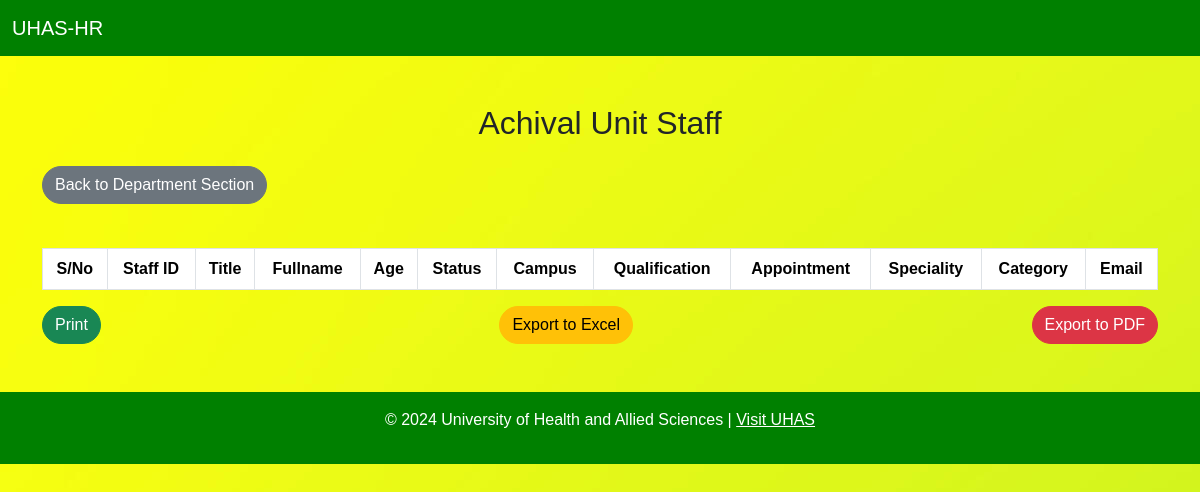
The page /departments.php?department=Achival+Unit on the database as committed earlier.
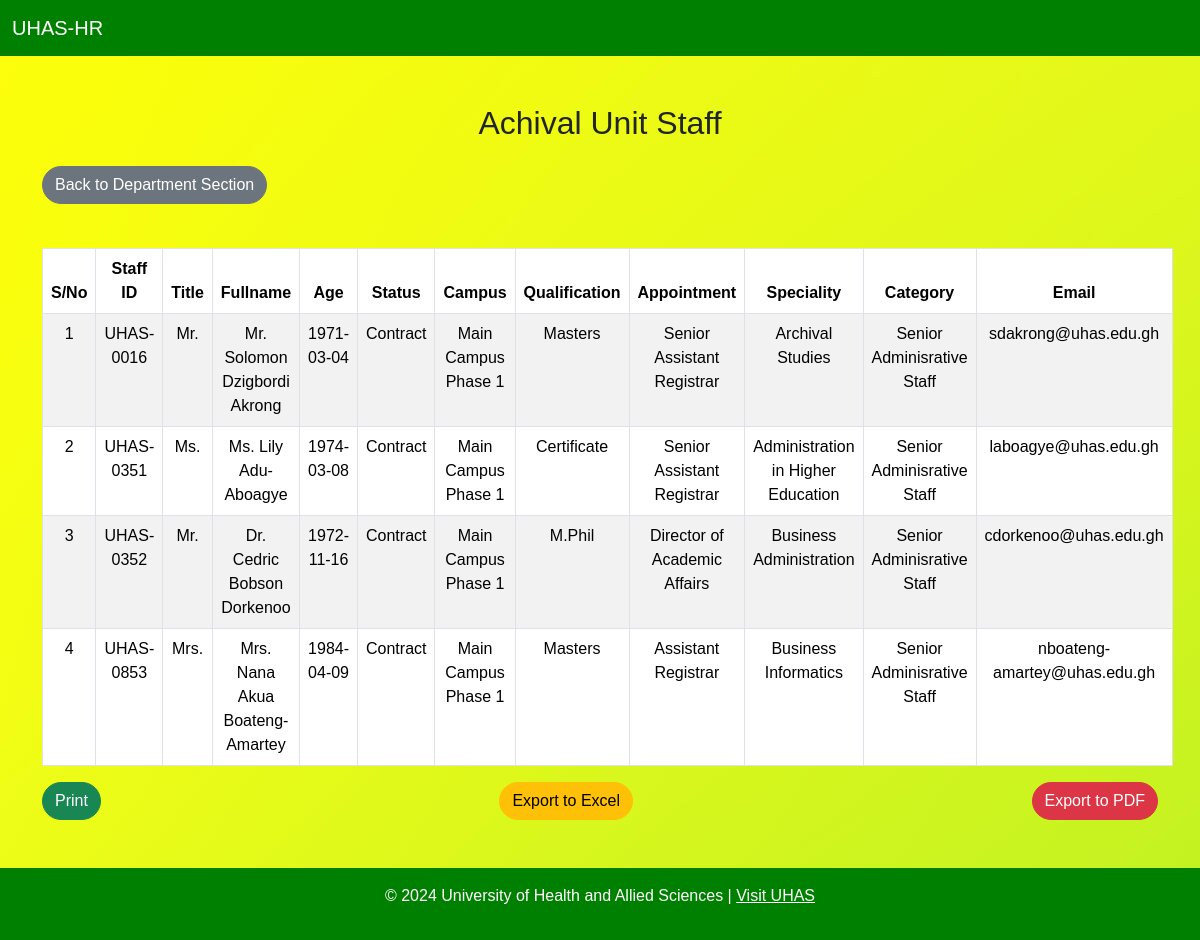
The same page on the database as committed later.
### tables this page shows
CREATE TABLE `staff` (
  `id` int(11) NOT NULL,
  `staff_id` varchar(11) NOT NULL,
  `controller_no` varchar(50) NOT NULL,
  `ghanacard_no` text NOT NULL,
  `duty_status` varchar(50) NOT NULL,
  `status` varchar(50) DEFAULT NULL,
  `from_date` date DEFAULT NULL,
  `to_date` date DEFAULT NULL,
  `first_name` varchar(100) DEFAULT NULL,
  `middle_name` varchar(100) DEFAULT NULL,
  `last_name` varchar(100) DEFAULT NULL,
  `title` text DEFAULT NULL,
  `full_name` varchar(255) DEFAULT NULL,
  `designation` text NOT NULL,
  `employee_status` text NOT NULL,
  `date_on_present_grade` date DEFAULT NULL,
  `present_appointment` varchar(255) DEFAULT NULL,
  `dob` date DEFAULT NULL,
  `marital_status` varchar(20) DEFAULT NULL,
  `gender` varchar(10) DEFAULT NULL,
  `hometown` varchar(100) DEFAULT NULL,
  `qualifications` text DEFAULT NULL,
  `details_of_highest_qualification` text DEFAULT NULL,
  `highest_qualification` varchar(100) DEFAULT NULL,
  `speciality` varchar(100) DEFAULT NULL,
  `first_appointment` date DEFAULT NULL,
  `date_hired` date DEFAULT NULL,
  `assumption_of_duty_date` date DEFAULT NULL,
  `other_appointment` varchar(255) DEFAULT NULL,
  `from_appointment` date DEFAULT NULL,
  `to_appointment` date DEFAULT NULL,
  `staff_category` varchar(50) DEFAULT NULL,
  `department` varchar(100) DEFAULT NULL,
  `directory` varchar(255) DEFAULT NULL,
  `gog_unit` varchar(100) DEFAULT NULL,
  `campus` varchar(100) DEFAULT NULL,
  `end_of_contract_date` date DEFAULT NULL,
  `years_with_uhas` int(11) DEFAULT NULL,
  `phone` varchar(15) DEFAULT NULL,
  `email_official` varchar(100) DEFAULT NULL,
  `email_private` varchar(100) DEFAULT NULL,
  `birthday` date DEFAULT NULL,
  `files` text DEFAULT NULL
);

### departments.php (the view, shortened to what this page needs)
<?php
include('config.php');
$selected_department = isset($_GET['department']) ? $_GET['department'] : null;
$staff_details = [];
if ($selected_department) {
    $query = "SELECT * FROM staff WHERE department = ?";
    $stmt = $pdo->prepare($query);
    $stmt->execute([$selected_department]);
    $staff_details = $stmt->fetchAll();
}
?>
<!DOCTYPE html>
<html lang="en">
<head>
    <link rel="stylesheet" href="https://cdn.jsdelivr.net/npm/bootstrap@5.3.1/dist/css/bootstrap.min.css">
    <link rel="stylesheet" href="https://cdn.jsdelivr.net/npm/datatables.net-bs5/css/dataTables.bootstrap5.min.css">
</head>
<body>
<nav class="navbar navbar-expand-lg navbar-light bg-green">
    <div class="container-fluid">
        <a class="navbar-brand" href="home.php">UHAS-HR</a>
    </div>
</nav>
<?php if ($selected_department): ?>
    <div class="container my-5">
        <h2 class="text-center mb-4"><?= htmlspecialchars($selected_department); ?> Staff</h2>
        <button id="backButton" class="btn btn-secondary mb-4">Back to Department Section</button>
        <table id="staffTable" class="table table-striped table-bordered">
            <thead>
                <tr>
                    <th>S/No</th>
                    <th>Staff ID</th>
                    <th>Title</th>
                    <th>Fullname</th>
                    <th>Age</th>
                    <th>Status</th>
                    <th>Campus</th>
                    <th>Qualification</th>
                    <th>Appointment</th>
                    <th>Speciality</th>
                    <th>Category</th>
                    <th>Email</th>
                </tr>
            </thead>
            <tbody>
                <?php foreach ($staff_details as $index => $staff): ?>
                    <tr>
                        <td><?= $index + 1; ?></td>
                        <td><?= htmlspecialchars($staff['staff_id']); ?></td>
                        <td><?= htmlspecialchars($staff['title']); ?></td>
                        <td><?= htmlspecialchars($staff['full_name']); ?></td>
                        <td><?= htmlspecialchars($staff['dob']); ?></td>
                        <td><?= htmlspecialchars($staff['employee_status']); ?></td>
                        <td><?= htmlspecialchars($staff['campus']); ?></td>
                        <td><?= htmlspecialchars($staff['highest_qualification']); ?></td>
                        <td><?= htmlspecialchars($staff['present_appointment']); ?></td>
                        <td><?= htmlspecialchars($staff['speciality']); ?></td>
                        <td><?= htmlspecialchars($staff['staff_category']); ?></td>
                        <td><?= htmlspecialchars($staff['email_official']); ?></td>
                    </tr>
                <?php endforeach; ?>
            </tbody>
        </table>
        <div class="d-flex justify-content-between">
            <button id="printButton" class="btn btn-success">Print</button>
            <button id="exportExcel" class="btn btn-warning">Export to Excel</button>
            <button id="exportPdf" class="btn btn-danger">Export to PDF</button>
        </div>
    </div>
<?php endif; ?>
<footer class="bg-yellow text-white text-center py-3">
    <p>&copy; 2024 University of Health and Allied Sciences | <a href="https://www.uhas.edu.gh" target="_blank" class="text-white">Visit UHAS</a></p>
</footer>
</body>
</html>

### departments.php (style rules this page uses)
body { font-family: Arial, sans-serif; background-image: url('bg.jpg'); }
.navbar { background-color: green; }
.navbar-brand { color: #FFFFFF; }
footer { background-color: green; }
.btn { border-radius: 20px; color: ; }
#staffTable { width: 100%; margin-top: 20px; }
table th, table td { text-align: center; }

Rows that differ between the two databases and show on the page:
added staff: staff "UHAS-0016", title "Mr.", full_name "Mr. Solomon Dzigbordi Akrong", dob "1971-03-04", employee_status "Contract", campus "Main Campus Phase 1", highest_qualification "Masters", present_appointment "Senior Assistant Registrar", speciality "Archival Studies", staff_category "Senior Adminisrative Staff", email_official "sdakrong@uhas.edu.gh"
added staff: staff "UHAS-0351", title "Ms.", full_name "Ms. Lily Adu-Aboagye", dob "1974-03-08", employee_status "Contract", campus "Main Campus Phase 1", highest_qualification "Certificate", present_appointment "Senior Assistant Registrar", speciality "Administration in Higher Education", staff_category "Senior Adminisrative Staff", email_official "laboagye@uhas.edu.gh"
added staff: staff "UHAS-0352", title "Mr.", full_name "Dr. Cedric Bobson Dorkenoo", dob "1972-11-16", employee_status "Contract", campus "Main Campus Phase 1", highest_qualification "M.Phil", present_appointment "Director of Academic Affairs", speciality "Business Administration", staff_category "Senior Adminisrative Staff", email_official "cdorkenoo@uhas.edu.gh"
added staff: staff "UHAS-0853", title "Mrs.", full_name "Mrs. Nana Akua Boateng-Amartey", dob "1984-04-09", employee_status "Contract", campus "Main Campus Phase 1", highest_qualification "Masters", present_appointment "Assistant Registrar", speciality "Business Informatics", staff_category "Senior Adminisrative Staff", email_official "nboateng-amartey@uhas.edu.gh"
